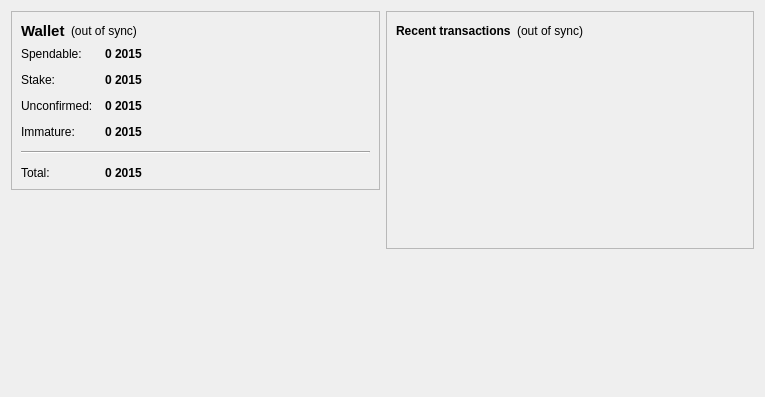
<?xml version="1.0" encoding="UTF-8"?>
<ui version="4.0">
 <class>OverviewPage</class>
 <widget class="QWidget" name="OverviewPage">
  <property name="geometry">
   <rect>
    <x>0</x>
    <y>0</y>
    <width>765</width>
    <height>397</height>
   </rect>
  </property>
  <property name="windowTitle">
   <string>Form</string>
  </property>
  <layout class="QHBoxLayout" name="horizontalLayout" stretch="1,1">
   <item>
    <layout class="QVBoxLayout" name="verticalLayout_2">
     <item>
      <widget class="QFrame" name="frame">
       <property name="frameShape">
        <enum>QFrame::StyledPanel</enum>
       </property>
       <property name="frameShadow">
        <enum>QFrame::Raised</enum>
       </property>
       <layout class="QVBoxLayout" name="verticalLayout_4">
        <item>
         <layout class="QHBoxLayout" name="horizontalLayout_4">
          <item>
           <widget class="QLabel" name="label_5">
            <property name="font">
             <font>
              <pointsize>11</pointsize>
              <weight>75</weight>
              <bold>true</bold>
             </font>
            </property>
            <property name="text">
             <string>Wallet</string>
            </property>
           </widget>
          </item>
          <item>
           <widget class="QLabel" name="labelWalletStatus">
            <property name="toolTip">
             <string>The displayed information may be out of date. Your wallet automatically synchronizes with the twenty15 network after a connection is established, but this process has not completed yet.</string>
            </property>
            <property name="styleSheet">
             <string notr="true"/>
            </property>
            <property name="text">
             <string notr="true">(out of sync)</string>
            </property>
            <property name="alignment">
             <set>Qt::AlignLeading|Qt::AlignLeft|Qt::AlignVCenter</set>
            </property>
           </widget>
          </item>
          <item>
           <spacer name="horizontalSpacer_2">
            <property name="orientation">
             <enum>Qt::Horizontal</enum>
            </property>
            <property name="sizeHint" stdset="0">
             <size>
              <width>40</width>
              <height>20</height>
             </size>
            </property>
           </spacer>
          </item>
         </layout>
        </item>
        <item>
         <layout class="QFormLayout" name="formLayout_2">
          <property name="fieldGrowthPolicy">
           <enum>QFormLayout::AllNonFixedFieldsGrow</enum>
          </property>
          <property name="horizontalSpacing">
           <number>12</number>
          </property>
          <property name="verticalSpacing">
           <number>12</number>
          </property>
          <item row="0" column="0">
           <widget class="QLabel" name="label">
            <property name="text">
             <string>Spendable:</string>
            </property>
           </widget>
          </item>
          <item row="0" column="1">
           <widget class="QLabel" name="labelBalance">
            <property name="font">
             <font>
              <weight>75</weight>
              <bold>true</bold>
             </font>
            </property>
            <property name="cursor">
             <cursorShape>IBeamCursor</cursorShape>
            </property>
            <property name="toolTip">
             <string>Your current spendable balance</string>
            </property>
            <property name="text">
             <string notr="true">0 2015</string>
            </property>
            <property name="textInteractionFlags">
             <set>Qt::LinksAccessibleByMouse|Qt::TextSelectableByKeyboard|Qt::TextSelectableByMouse</set>
            </property>
           </widget>
          </item>
          <item row="1" column="0">
           <widget class="QLabel" name="label_6">
            <property name="text">
             <string>Stake:</string>
            </property>
           </widget>
          </item>
          <item row="1" column="1">
           <widget class="QLabel" name="labelStake">
            <property name="font">
             <font>
              <weight>75</weight>
              <bold>true</bold>
             </font>
            </property>
            <property name="cursor">
             <cursorShape>IBeamCursor</cursorShape>
            </property>
            <property name="toolTip">
             <string>Total of coins that was staked, and do not yet count toward the current balance</string>
            </property>
            <property name="text">
             <string notr="true">0 2015</string>
            </property>
            <property name="textInteractionFlags">
             <set>Qt::LinksAccessibleByMouse|Qt::TextSelectableByKeyboard|Qt::TextSelectableByMouse</set>
            </property>
           </widget>
          </item>
          <item row="2" column="0">
           <widget class="QLabel" name="label_3">
            <property name="text">
             <string>Unconfirmed:</string>
            </property>
           </widget>
          </item>
          <item row="2" column="1">
           <widget class="QLabel" name="labelUnconfirmed">
            <property name="font">
             <font>
              <weight>75</weight>
              <bold>true</bold>
             </font>
            </property>
            <property name="cursor">
             <cursorShape>IBeamCursor</cursorShape>
            </property>
            <property name="toolTip">
             <string>Total of transactions that have yet to be confirmed, and do not yet count toward the current balance</string>
            </property>
            <property name="text">
             <string notr="true">0 2015</string>
            </property>
            <property name="textInteractionFlags">
             <set>Qt::LinksAccessibleByMouse|Qt::TextSelectableByKeyboard|Qt::TextSelectableByMouse</set>
            </property>
           </widget>
          </item>
          <item row="3" column="0">
           <widget class="QLabel" name="labelImmatureText">
            <property name="text">
             <string>Immature:</string>
            </property>
           </widget>
          </item>
          <item row="3" column="1">
           <widget class="QLabel" name="labelImmature">
            <property name="font">
             <font>
              <weight>75</weight>
              <bold>true</bold>
             </font>
            </property>
            <property name="toolTip">
             <string>Mined balance that has not yet matured</string>
            </property>
            <property name="text">
             <string notr="true">0 2015</string>
            </property>
            <property name="textInteractionFlags">
             <set>Qt::LinksAccessibleByMouse|Qt::TextSelectableByKeyboard|Qt::TextSelectableByMouse</set>
            </property>
           </widget>
          </item>
          <item row="4" column="0" colspan="2">
           <widget class="Line" name="line">
            <property name="orientation">
             <enum>Qt::Horizontal</enum>
            </property>
           </widget>
          </item>
          <item row="5" column="0">
           <widget class="QLabel" name="labelTotalText">
            <property name="text">
             <string>Total:</string>
            </property>
           </widget>
          </item>
          <item row="5" column="1">
           <widget class="QLabel" name="labelTotal">
            <property name="font">
             <font>
              <weight>75</weight>
              <bold>true</bold>
             </font>
            </property>
            <property name="cursor">
             <cursorShape>IBeamCursor</cursorShape>
            </property>
            <property name="toolTip">
             <string>Your current total balance</string>
            </property>
            <property name="text">
             <string notr="true">0 2015</string>
            </property>
            <property name="textInteractionFlags">
             <set>Qt::LinksAccessibleByMouse|Qt::TextSelectableByKeyboard|Qt::TextSelectableByMouse</set>
            </property>
           </widget>
          </item>
         </layout>
        </item>
       </layout>
      </widget>
     </item>
     <item>
      <spacer name="verticalSpacer">
       <property name="orientation">
        <enum>Qt::Vertical</enum>
       </property>
       <property name="sizeHint" stdset="0">
        <size>
         <width>20</width>
         <height>40</height>
        </size>
       </property>
      </spacer>
     </item>
     <item>
      <widget class="QLabel" name="label_2">
       <property name="autoFillBackground">
        <bool>true</bool>
       </property>
       <property name="text">
        <string/>
       </property>
       <property name="pixmap">
        <pixmap resource="../bitcoin.qrc">:/icons/bitcoin</pixmap>
       </property>
       <property name="scaledContents">
        <bool>false</bool>
       </property>
       <property name="margin">
        <number>0</number>
       </property>
      </widget>
     </item>
    </layout>
   </item>
   <item>
    <layout class="QVBoxLayout" name="verticalLayout_3">
     <item>
      <widget class="QFrame" name="frame_2">
       <property name="frameShape">
        <enum>QFrame::StyledPanel</enum>
       </property>
       <property name="frameShadow">
        <enum>QFrame::Raised</enum>
       </property>
       <layout class="QVBoxLayout" name="verticalLayout">
        <item>
         <layout class="QHBoxLayout" name="horizontalLayout_2">
          <item>
           <widget class="QLabel" name="label_4">
            <property name="text">
             <string>&lt;b&gt;Recent transactions&lt;/b&gt;</string>
            </property>
           </widget>
          </item>
          <item>
           <widget class="QLabel" name="labelTransactionsStatus">
            <property name="toolTip">
             <string>The displayed information may be out of date. Your wallet automatically synchronizes with the twenty15 network after a connection is established, but this process has not completed yet.</string>
            </property>
            <property name="styleSheet">
             <string notr="true"/>
            </property>
            <property name="text">
             <string notr="true">(out of sync)</string>
            </property>
            <property name="alignment">
             <set>Qt::AlignRight|Qt::AlignTrailing|Qt::AlignVCenter</set>
            </property>
           </widget>
          </item>
          <item>
           <spacer name="horizontalSpacer">
            <property name="orientation">
             <enum>Qt::Horizontal</enum>
            </property>
            <property name="sizeHint" stdset="0">
             <size>
              <width>40</width>
              <height>20</height>
             </size>
            </property>
           </spacer>
          </item>
         </layout>
        </item>
        <item>
         <widget class="QListView" name="listTransactions">
          <property name="styleSheet">
           <string notr="true">QListView { background: transparent; }</string>
          </property>
          <property name="frameShape">
           <enum>QFrame::NoFrame</enum>
          </property>
          <property name="verticalScrollBarPolicy">
           <enum>Qt::ScrollBarAlwaysOff</enum>
          </property>
          <property name="horizontalScrollBarPolicy">
           <enum>Qt::ScrollBarAlwaysOff</enum>
          </property>
          <property name="selectionMode">
           <enum>QAbstractItemView::NoSelection</enum>
          </property>
         </widget>
        </item>
       </layout>
      </widget>
     </item>
     <item>
      <spacer name="verticalSpacer_2">
       <property name="orientation">
        <enum>Qt::Vertical</enum>
       </property>
       <property name="sizeHint" stdset="0">
        <size>
         <width>20</width>
         <height>40</height>
        </size>
       </property>
      </spacer>
     </item>
    </layout>
   </item>
  </layout>
 </widget>
 <resources>
  <include location="../bitcoin.qrc"/>
 </resources>
 <connections/>
</ui>
